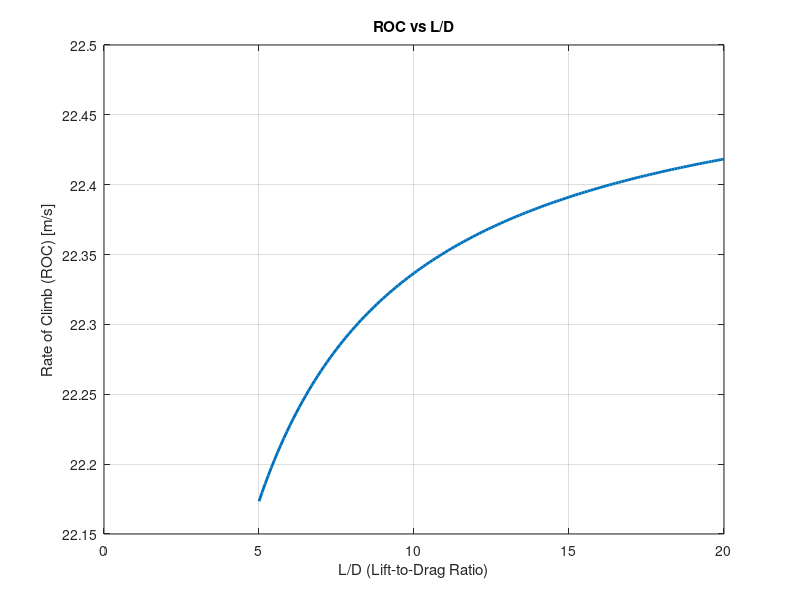

Recreate this plot in MATLAB.
% Constants (you can update these based on your specific values)
W = 20;    % Weight (in Newtons)
rho = 1.225;   % Air density (in kg/m^3)
S = 50;        % Wing area (in m^2)
K = 1;         % Constant K (example value)
CD0 = 0.02;    % Zero-lift drag coefficient (example value)
np = 0.9;      % Propulsive efficiency (example value)
Pd = 500;      % Power available (in Watts)

% Define the range of L/D (Lift-to-Drag ratio)
LD_range = 5:0.1:20;  % L/D from 5 to 20, with step of 0.1

% Preallocate array for ROC (Rate of Climb)
ROC = zeros(size(LD_range));

% Loop through the L/D range
for i = 1:length(LD_range)
    LD = LD_range(i);
    
    % Compute Vbroc using the given equation
    Vbroc = sqrt((2 * W) / (rho * S)) * ((K / (3 * CD0))^0.25);
    
    % Compute thrust (T) from the equation
    T = (np * Pd) / Vbroc;
    
    % Compute sin(gamma) using the equation
    sin_gamma = (T / W) - (1 / LD);
    
    % Compute ROC (Rate of Climb)
    ROC(i) = Vbroc * sin_gamma;
end

% Plot ROC vs L/D
figure;
plot(LD_range, ROC, 'LineWidth', 2);
xlabel('L/D (Lift-to-Drag Ratio)');
ylabel('Rate of Climb (ROC) [m/s]');
title('ROC vs L/D');
grid on;
